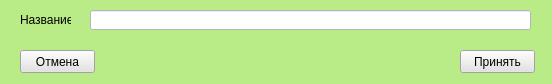
<?xml version="1.0" encoding="UTF-8"?>
<ui version="4.0">
 <class>Form</class>
 <widget class="QWidget" name="Form">
  <property name="geometry">
   <rect>
    <x>0</x>
    <y>0</y>
    <width>552</width>
    <height>84</height>
   </rect>
  </property>
  <property name="windowTitle">
   <string>Form</string>
  </property>
  <property name="styleSheet">
   <string notr="true">background-color: #B9EC87;</string>
  </property>
  <widget class="QLineEdit" name="lineEdit">
   <property name="geometry">
    <rect>
     <x>90</x>
     <y>10</y>
     <width>441</width>
     <height>20</height>
    </rect>
   </property>
   <property name="styleSheet">
    <string notr="true">background-color: white;</string>
   </property>
   <property name="placeholderText">
    <string/>
   </property>
  </widget>
  <widget class="QPushButton" name="pushButton">
   <property name="geometry">
    <rect>
     <x>460</x>
     <y>50</y>
     <width>75</width>
     <height>23</height>
    </rect>
   </property>
   <property name="styleSheet">
    <string notr="true">background-color: #E3E3E3;</string>
   </property>
   <property name="text">
    <string>Принять</string>
   </property>
  </widget>
  <widget class="QPushButton" name="pushButton_2">
   <property name="geometry">
    <rect>
     <x>20</x>
     <y>50</y>
     <width>75</width>
     <height>23</height>
    </rect>
   </property>
   <property name="styleSheet">
    <string notr="true">background-color: #E3E3E3;</string>
   </property>
   <property name="text">
    <string>Отмена</string>
   </property>
  </widget>
  <widget class="QLabel" name="label">
   <property name="geometry">
    <rect>
     <x>20</x>
     <y>10</y>
     <width>51</width>
     <height>20</height>
    </rect>
   </property>
   <property name="text">
    <string>Название</string>
   </property>
  </widget>
 </widget>
 <resources/>
 <connections/>
</ui>
